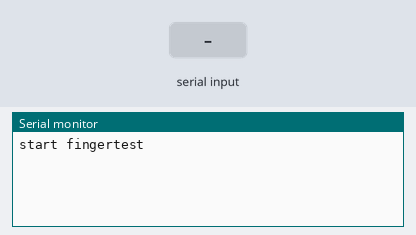
A sketch run on a simulated Arduino Uno, built with avr-gcc and run on an emulated ATmega328P. Parts: the last lines printed to the serial monitor. Inputs (shaded band) come from the test bench.

Above: at 1.2 s.
1.3 s: "1" received over Serial
At 2.4 s:
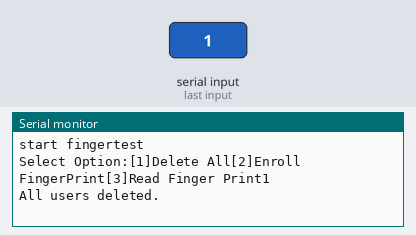
3.3 s: "2" received over Serial
At 4.6 s:
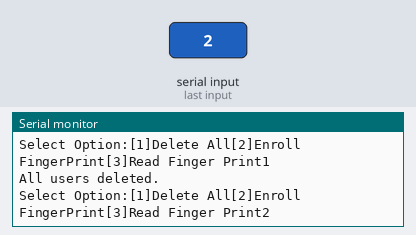

The sketch:

EnrollFingerPrint.ino
```cpp
#include <SoftwareSerial.h>


SoftwareSerial mySerial(2,3);
byte commandPacket[24] = {0x00,0x00,0x00,0x00,0x00,0x00,0x00,0x00,0x00,0x00,0x00,0x00,0x00,0x00,0x00,0x00,0x00,0x00,0x00,0x00,0x00,0x00,0x00,0x00};
byte responsePacket[48] = {0x00,0x00,0x00,0x00,0x00,0x00,0x00,0x00,0x00,0x00,0x00,0x00,0x00,0x00,0x00,0x00,0x00,0x00,0x00,0x00,0x00,0x00,0x00,0x00,0x00,0x00,0x00,0x00,0x00,0x00,0x00,0x00,0x00,0x00,0x00,0x00,0x00,0x00,0x00,0x00,0x00,0x00,0x00,0x00,0x00,0x00,0x00,0x00};
int checkSum;
int counter = 0;
char option;

void setup() {

  Serial.begin(115200);
  Serial.println("start fingertest");

  mySerial.begin(115200);
}

void loop() {
  if(Serial.available()){
    Serial.print("Select Option:");
    Serial.print("[1]Delete All");
    Serial.print("[2]Enroll FingerPrint");
    Serial.print("[3]Read Finger Print");
    option = Serial.read();
    Serial.println(option);
    if(option == '1'){
    deleteAllFingerPrint();
    }
    if(option == '2'){
    enrollFingerPrint();
    }
    if(option == '3'){
    readFingerPrint();
    }
  }
  getResponse();
}

void enrollFingerPrint() {
  emptyBytes();
  //set command
  commandPacket[0] = 0x55;
  commandPacket[1] = 0xAA;
  commandPacket[2] = 0x03;
  commandPacket[3] = 0x01;
  commandPacket[4] = 0x02;
  commandPacket[5] = 0x00;
  commandPacket[6] = 0x00;
  commandPacket[7] = 0x01;
  sendCommandPacket();
  delay(500);

}

void readFingerPrint() {
  emptyBytes();
  commandPacket[0] = 0x55;
  commandPacket[1] = 0xAA;
  commandPacket[2] = 0x02;
  commandPacket[3] = 0x01;
  sendCommandPacket();
  delay(500);
}

void deleteAllFingerPrint() {
  emptyBytes();
  commandPacket[0] = 0x55;
  commandPacket[1] = 0xAA;
  commandPacket[2] = 0x06;
  commandPacket[3] = 0x01;
  sendCommandPacket();
  delay(500);
  Serial.println("All users deleted.");
}

void emptyBytes() {
  int i;
  for(i=0;i<=23;i++){
    commandPacket[i]=0x00;
  }
}

void getCheckSum() {
  checkSum = 0;
  int i;

  for(i=0; i<=21;i++){
   checkSum += commandPacket[i];
  }
  commandPacket[22] = checkSum & 0xFF;
  commandPacket[23] = (checkSum - (checkSum & 0xFF))/256;
}

void sendCommandPacket() {
  getCheckSum();
  mySerial.write(commandPacket,24);
}

void getResponse() {
    if(mySerial.available()>0) {
//        Serial.println("----------------");
        int responseValue = 0;
        responsePacket[counter] = mySerial.read();
//        Serial.print(responsePacket[counter]);
//        Serial.print(" counter: ");
//        Serial.println(counter);

        counter++;
        if(counter >=48){
          counter = 0;
        }
        responseValue = responsePacket[30];
        if(responseValue == 20){
          Serial.println("This is a test.........");
        }

    }

}
```

Measured:
- after the input at 1.3 s, the serial monitor: prints a new line at once (image 1)
- after the input at 3.3 s, the serial monitor: prints a new line at once (image 2)
